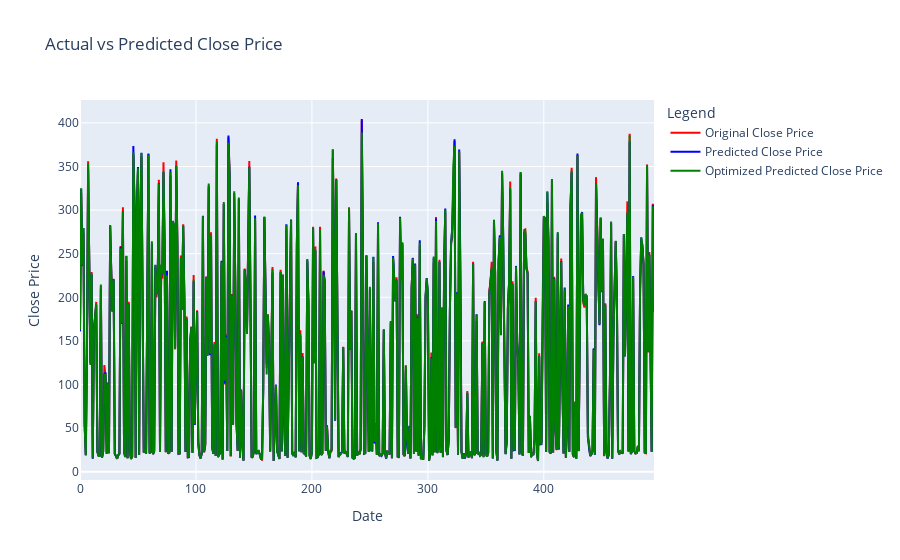

Notebook cell for this chart:
### Code cell
'''# Plot the line chart
plt.figure(figsize=(25, 10))

plt.plot(merged_df['Adj Close'], color= 'red', label='Original Close Price',)
plt.plot(merged_df['Predicted'], color='blue', label='Predicted Close Price')
plt.plot(merged_df['Optimized Predicted'], color='green', label='Optimized Predicted Close Price')

# Set the labels and title
plt.ylabel('Close Price')
plt.title('Actual vs Predicted Close Price')
plt.legend()
plt.show()'''

import plotly.graph_objects as go

fig = go.Figure()

fig.add_trace(go.Scatter(
    x = merged_df.index,
    y = merged_df['Adj Close'],
    name = 'Original Close Price',
    line = dict(color='red')
))

fig.add_trace(go.Scatter(
    x = merged_df.index, 
    y = merged_df['Predicted'],
    name = 'Predicted Close Price',
    line = dict(color='blue')
))

fig.add_trace(go.Scatter(
    x = merged_df.index,
    y = merged_df['Optimized Predicted'], 
    name = 'Optimized Predicted Close Price',
    line = dict(color='green')
))

fig.update_layout(
    title = 'Actual vs Predicted Close Price',
    xaxis_title = 'Date',
    yaxis_title = 'Close Price',
    legend_title = 'Legend'  
)

fig.show()

### Figure 1 — Plotly figure (JSON) as saved in the notebook; plotly's stock layout.template omitted (floating-point values rounded to 4 significant figures; data arrays with more than 128 entries replaced by an {"elided": "..."} marker saying what was removed)
{"data": [{"line": {"color": "red"}, "name": "Original Close Price", "type": "scatter", "x": {"elided": "496 int values"}, "y": {"elided": "496 float values"}}, {"line": {"color": "blue"}, "name": "Predicted Close Price", "type": "scatter", "x": {"elided": "496 int values"}, "y": {"elided": "496 float values"}}, {"line": {"color": "green"}, "name": "Optimized Predicted Close Price", "type": "scatter", "x": {"elided": "496 int values"}, "y": {"elided": "496 float values"}}], "layout": {"legend": {"title": {"text": "Legend"}}, "title": {"text": "Actual vs Predicted Close Price"}, "xaxis": {"title": {"text": "Date"}}, "yaxis": {"title": {"text": "Close Price"}}}}
